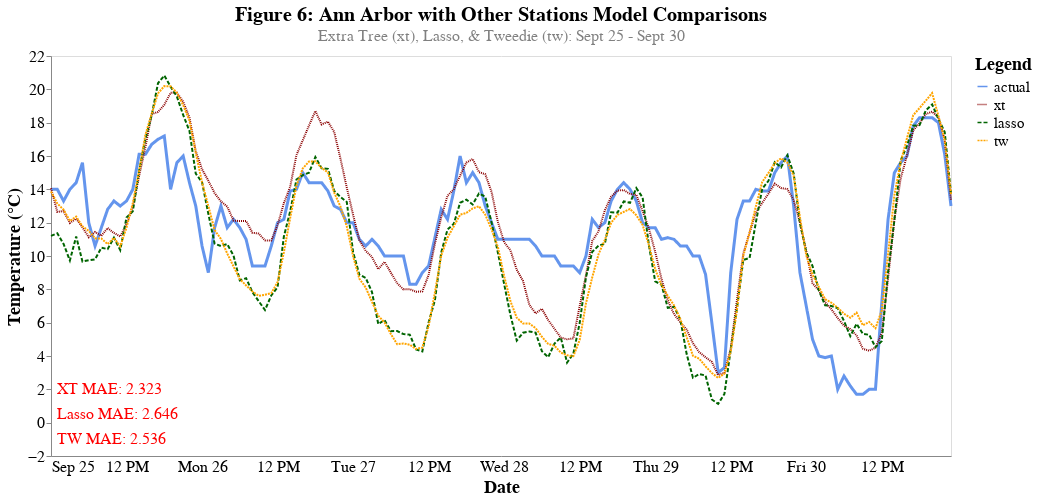

Notebook cell for this chart:
### Code cell
domain = ['actual','xt','lasso', 'tw']
range_ = ['cornflowerblue', 'darkred', 'darkgreen', 'orange']

aa_models = res_zoom[domain].melt(ignore_index=False)
aa_models.reset_index(inplace=True)
line = alt.Chart(aa_models).mark_line().encode(
    x=alt.X('time:T', axis=alt.Axis(tickSize=0, title='Date')),
    y=alt.Y('value:Q',title='Temperature (°C)'),
    color=alt.Color('variable:N', 
                    legend=alt.Legend(title='Legend'),
                    scale=alt.Scale(domain=domain, range=range_)),
    strokeDash=alt.StrokeDash('variable',legend=None),
    strokeWidth=alt.condition(
        "datum.variable == 'actual'",
        alt.value(3),
        alt.value(2))
)
    
text = alt.Chart({'values':[{'x': '2022-09-25 01:00:00', 'y': 2}]}).mark_text(
    text=f"XT MAE: {mae_dict['xt']}",
    color='red',
    size=16,
    align='left'
).encode(x='x:T', y='y:Q')

text2 = alt.Chart({'values':[{'x': '2022-09-25 01:00:00', 'y': 0.5}]}).mark_text(
    text=f"Lasso MAE: {mae_dict['lasso']}",
    color='red',
    size=16,
    align='left'
).encode(x='x:T', y='y:Q')

text3 = alt.Chart({'values':[{'x': '2022-09-25 01:00:00', 'y': -1}]}).mark_text(
    text=f"TW MAE: {mae_dict['tw']}",
    color='red',
    size=16,
    align='left'
).encode(x='x:T', y='y:Q')


(line+text+text2 +text3).properties(
    height=400,
    width=900,
    title={
      "text": ['Figure 6: Ann Arbor with Other Stations Model Comparisons'], 
      "subtitle": ["Extra Tree (xt), Lasso, & Tweedie (tw): Sept 25 - Sept 30"],
      "color": "black",
      "subtitleColor": "gray"
    }
).configure_axis(
  grid = False,
  labelFontSize=16,
  titleFontSize=18
).configure_legend(
titleFontSize=18,
labelFontSize=15
).configure_title(
    fontSize=20,
    subtitleFontSize=16
)

### Figure 1 — Vega-Lite specification as saved in the notebook (floating-point values rounded to 4 significant figures; data arrays with more than 128 entries replaced by an {"elided": "..."} marker saying what was removed)
{"config": {"view": {"continuousWidth": 400, "continuousHeight": 300}, "axis": {"grid": false, "labelFontSize": 16, "titleFontSize": 18}, "legend": {"labelFontSize": 15, "titleFontSize": 18}, "title": {"fontSize": 20, "subtitleFontSize": 16}}, "layer": [{"data": {"name": "data-538ce97405122fb2f9d27c8af6b23f6f"}, "mark": "line", "encoding": {"color": {"field": "variable", "legend": {"title": "Legend"}, "scale": {"domain": ["actual", "xt", "lasso", "tw"], "range": ["cornflowerblue", "darkred", "darkgreen", "orange"]}, "type": "nominal"}, "strokeDash": {"field": "variable", "legend": null, "type": "nominal"}, "strokeWidth": {"condition": {"value": 3, "test": "datum.variable == 'actual'"}, "value": 2}, "x": {"axis": {"tickSize": 0, "title": "Date"}, "field": "time", "type": "temporal"}, "y": {"field": "value", "title": "Temperature (°C)", "type": "quantitative"}}}, {"data": {"name": "data-759f22c6e8ffc00005f8b56e9389b832"}, "mark": {"type": "text", "align": "left", "color": "red", "size": 16, "text": "XT MAE: 2.323"}, "encoding": {"x": {"field": "x", "type": "temporal"}, "y": {"field": "y", "type": "quantitative"}}}, {"data": {"name": "data-5ef255f9ea1afd6c813ee055d7fdb67a"}, "mark": {"type": "text", "align": "left", "color": "red", "size": 16, "text": "Lasso MAE: 2.646"}, "encoding": {"x": {"field": "x", "type": "temporal"}, "y": {"field": "y", "type": "quantitative"}}}, {"data": {"name": "data-af46672e9b2ce8c4cee0497f50cf9418"}, "mark": {"type": "text", "align": "left", "color": "red", "size": 16, "text": "TW MAE: 2.536"}, "encoding": {"x": {"field": "x", "type": "temporal"}, "y": {"field": "y", "type": "quantitative"}}}], "height": 400, "title": {"text": ["Figure 6: Ann Arbor with Other Stations Model Comparisons"], "subtitle": ["Extra Tree (xt), Lasso, & Tweedie (tw): Sept 25 - Sept 30"], "color": "black", "subtitleColor": "gray"}, "width": 900, "$schema": "https://vega.github.io/schema/vega-lite/v4.17.0.json", "datasets": {"data-538ce97405122fb2f9d27c8af6b23f6f": {"elided": "576 records"}, "data-759f22c6e8ffc00005f8b56e9389b832": [{"x": "2022-09-25 01:00:00", "y": 2}], "data-5ef255f9ea1afd6c813ee055d7fdb67a": [{"x": "2022-09-25 01:00:00", "y": 0.5}], "data-af46672e9b2ce8c4cee0497f50cf9418": [{"x": "2022-09-25 01:00:00", "y": -1}]}}
